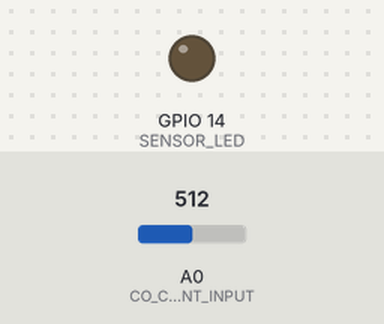
The sketch below on a simulated ESP8266 (NodeMCU). Parts: output pins drawn as LEDs (lit = HIGH). The test bench sets the inputs (shaded band); at power-on: A0 (CO_CONTENT_INPUT) = 512. WiFi joins after 1.5 s; servers stay silent unless stated; web services answer with replies made up by the test bench; what the sketch prints to the serial monitor is not drawn.

Above: at 1.6 s.
At 66.7 s:
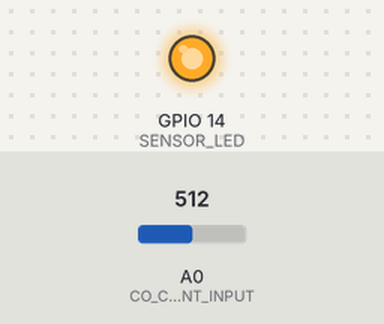
Timing chart, 0 to 68.2 s (numbered marks = the images above):
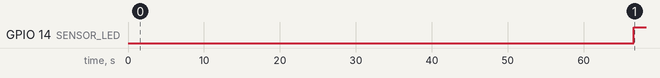

The sketch:

coSensor.ino
```cpp
/*********************************************************************************
POLLUTION MAPPER
*********************************************************************************/
#include <ESP8266WiFi.h>

#define SENSOR_LED                    14
#define CO_CONTENT_INPUT              A0
#define HEATER_5V                     60000
#define HEATER_1_4_V                  90000
#define READING_DELAY_MILLIS          5000

const char* g_ssid      = "ssid";
const char* g_password  = "password";
const char* g_host      = "184.106.153.149";
const char* g_apiKey   = "thingspeak-key";

unsigned long g_startMillis;
unsigned long g_switchTimeMillis;
boolean       g_heaterInHighPhase;

/*********************************************************************************
Function Name     : setup
Description       : Initialize the Serial Communication with baud 115200, connect
                    to the Router with SSID and PASSWORD and turn on the heater
                    on the CO sensor.
Parameters        : void
Return            : void
*********************************************************************************/

void setup(void){
  Serial.begin(115200);
  Serial.println();
  Serial.println();
  Serial.print("Connecting to ");
  Serial.println(g_ssid);

  WiFi.begin(g_ssid, g_password);

  while (WiFi.status() != WL_CONNECTED) {
    delay(500);
    Serial.print(".");
  }

  Serial.println("");
  Serial.println("WiFi connected");
  Serial.println("IP address: ");
  Serial.println(WiFi.localIP());

  pinMode(SENSOR_LED, OUTPUT);

  g_startMillis = millis();

  switchHeaterHigh();

  Serial.println("Elapsed Time (s), Gas Level");
}

/*********************************************************************************
Function Name     : loop
Description       : Switch between the Heating Cycle from 5v to 1.4v and
                    read the Gas Level
Parameters        : void
Return            : void
*********************************************************************************/
void loop(void){

  if(g_heaterInHighPhase){
    // 5v phase of cycle. see if need to switch low yet
    if(millis() > g_switchTimeMillis) {
      switchHeaterLow();
    }
  }
  else {
    // 1.4v phase of cycle. see if need to switch high yet
    if(millis() > g_switchTimeMillis) {
      switchHeaterHigh();
    }
  }

  presentGasLevel();
  delay(READING_DELAY_MILLIS);
}

/*********************************************************************************
Function Name         : turnHeaterHigh
Description           : Trun on the Heater by Providing 5V to the CO Sensor
Parameters            : void
Return                : void
*********************************************************************************/
void switchHeaterHigh(void){
  // 5v phase
  digitalWrite(SENSOR_LED, LOW);
  g_heaterInHighPhase = true;
  g_switchTimeMillis = millis() + HEATER_5V;
}

/*********************************************************************************
Function Name         : turnHeaterLow
Description           : Trun off the Heater by Providing 1.4V to the CO Sensor
Parameters            : void
Return                : void
*********************************************************************************/
void switchHeaterLow(void){
  // 1.4v phase
  digitalWrite(SENSOR_LED, HIGH);
  g_heaterInHighPhase = false;
  g_switchTimeMillis = millis() + HEATER_1_4_V;
}


/*********************************************************************************
Function Name         : presentGasLevel
Description           : read the present CO content in the Air as a analog value
Parameters            : void
Return                : void
*********************************************************************************/
void presentGasLevel(){
  unsigned int l_gasLevel = analogRead(CO_CONTENT_INPUT);
  unsigned int time = (millis() - g_startMillis) / 1000;
  //Serial.print(l_gasLevel);
  WiFiClient client;
  const int l_httpPort = 80;
  if (!client.connect(g_host, l_httpPort)) {
    Serial.println("Thingspeak Connection Failed");
    return;
  }

  String url = "/update?key=";
  url += g_apiKey;
  url += "&field2=";
  url += String(l_gasLevel);
  //Serial.println(url);

  client.print(String("GET ") + url + " HTTP/1.1\r\n" +
             "Host: " + g_host + "\r\n" +
             "Connection: close\r\n\r\n");
  delay(10);

  while(client.available()){
    String line = client.readStringUntil('\r');
    Serial.print(line);
  }
  Serial.println("ThingSpeak Connection Closed");
  delay(10000);
}

//End of the Program
```

Measured:
- by itself, GPIO 14 (SENSOR_LED): LOW → HIGH at 66.6 s
